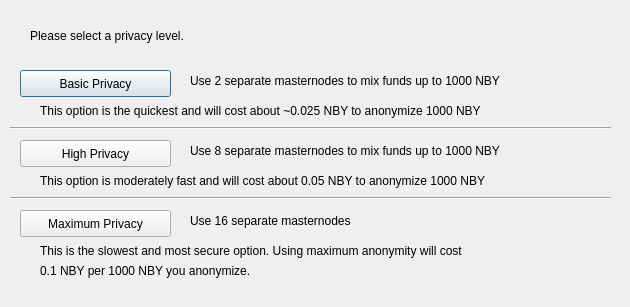
<?xml version="1.0" encoding="UTF-8"?>
<ui version="4.0">
 <class>DarksendConfig</class>
 <widget class="QDialog" name="DarksendConfig">
  <property name="geometry">
   <rect>
    <x>0</x>
    <y>0</y>
    <width>630</width>
    <height>307</height>
   </rect>
  </property>
  <property name="windowTitle">
   <string>Configure PrivateSend</string>
  </property>
  <widget class="QPushButton" name="buttonBasic">
   <property name="geometry">
    <rect>
     <x>20</x>
     <y>70</y>
     <width>151</width>
     <height>27</height>
    </rect>
   </property>
   <property name="text">
    <string>Basic Privacy</string>
   </property>
  </widget>
  <widget class="QPushButton" name="buttonHigh">
   <property name="geometry">
    <rect>
     <x>20</x>
     <y>140</y>
     <width>151</width>
     <height>27</height>
    </rect>
   </property>
   <property name="text">
    <string>High Privacy</string>
   </property>
  </widget>
  <widget class="QPushButton" name="buttonMax">
   <property name="geometry">
    <rect>
     <x>20</x>
     <y>210</y>
     <width>151</width>
     <height>27</height>
    </rect>
   </property>
   <property name="text">
    <string>Maximum Privacy</string>
   </property>
  </widget>
  <widget class="QLabel" name="label">
   <property name="geometry">
    <rect>
     <x>30</x>
     <y>20</y>
     <width>571</width>
     <height>31</height>
    </rect>
   </property>
   <property name="text">
    <string>Please select a privacy level.</string>
   </property>
  </widget>
  <widget class="QLabel" name="label_2">
   <property name="geometry">
    <rect>
     <x>190</x>
     <y>70</y>
     <width>421</width>
     <height>21</height>
    </rect>
   </property>
   <property name="text">
    <string>Use 2 separate masternodes to mix funds up to 1000 NBY</string>
   </property>
  </widget>
  <widget class="QLabel" name="label_3">
   <property name="geometry">
    <rect>
     <x>190</x>
     <y>140</y>
     <width>411</width>
     <height>21</height>
    </rect>
   </property>
   <property name="text">
    <string>Use 8 separate masternodes to mix funds up to 1000 NBY</string>
   </property>
  </widget>
  <widget class="QLabel" name="label_4">
   <property name="geometry">
    <rect>
     <x>190</x>
     <y>210</y>
     <width>421</width>
     <height>21</height>
    </rect>
   </property>
   <property name="text">
    <string>Use 16 separate masternodes</string>
   </property>
  </widget>
  <widget class="QLabel" name="label_6">
   <property name="geometry">
    <rect>
     <x>40</x>
     <y>100</y>
     <width>561</width>
     <height>21</height>
    </rect>
   </property>
   <property name="text">
    <string>This option is the quickest and will cost about ~0.025 NBY to anonymize 1000 NBY</string>
   </property>
  </widget>
  <widget class="QLabel" name="label_7">
   <property name="geometry">
    <rect>
     <x>40</x>
     <y>170</y>
     <width>561</width>
     <height>21</height>
    </rect>
   </property>
   <property name="text">
    <string>This option is moderately fast and will cost about 0.05 NBY to anonymize 1000 NBY</string>
   </property>
  </widget>
  <widget class="QLabel" name="label_8">
   <property name="geometry">
    <rect>
     <x>40</x>
     <y>240</y>
     <width>561</width>
     <height>21</height>
    </rect>
   </property>
   <property name="text">
    <string>This is the slowest and most secure option. Using maximum anonymity will cost</string>
   </property>
  </widget>
  <widget class="QLabel" name="label_9">
   <property name="geometry">
    <rect>
     <x>40</x>
     <y>260</y>
     <width>561</width>
     <height>21</height>
    </rect>
   </property>
   <property name="text">
    <string>0.1 NBY per 1000 NBY you anonymize.</string>
   </property>
  </widget>
  <widget class="Line" name="line">
   <property name="geometry">
    <rect>
     <x>10</x>
     <y>120</y>
     <width>601</width>
     <height>16</height>
    </rect>
   </property>
   <property name="orientation">
    <enum>Qt::Horizontal</enum>
   </property>
  </widget>
  <widget class="Line" name="line_2">
   <property name="geometry">
    <rect>
     <x>10</x>
     <y>190</y>
     <width>601</width>
     <height>16</height>
    </rect>
   </property>
   <property name="orientation">
    <enum>Qt::Horizontal</enum>
   </property>
  </widget>
 </widget>
 <resources/>
 <connections/>
</ui>
